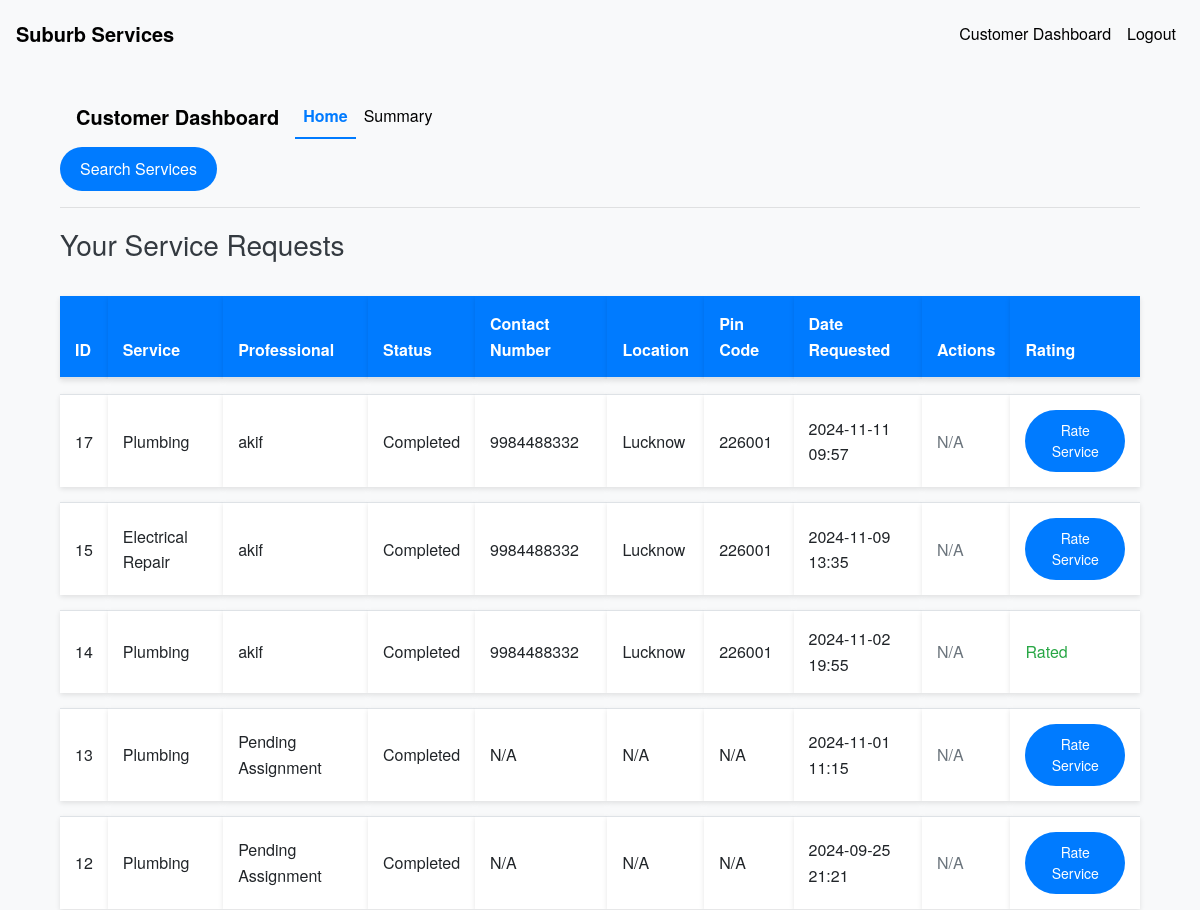
Page /customer/dashboard (signed in, upper part) on the earlier database version.
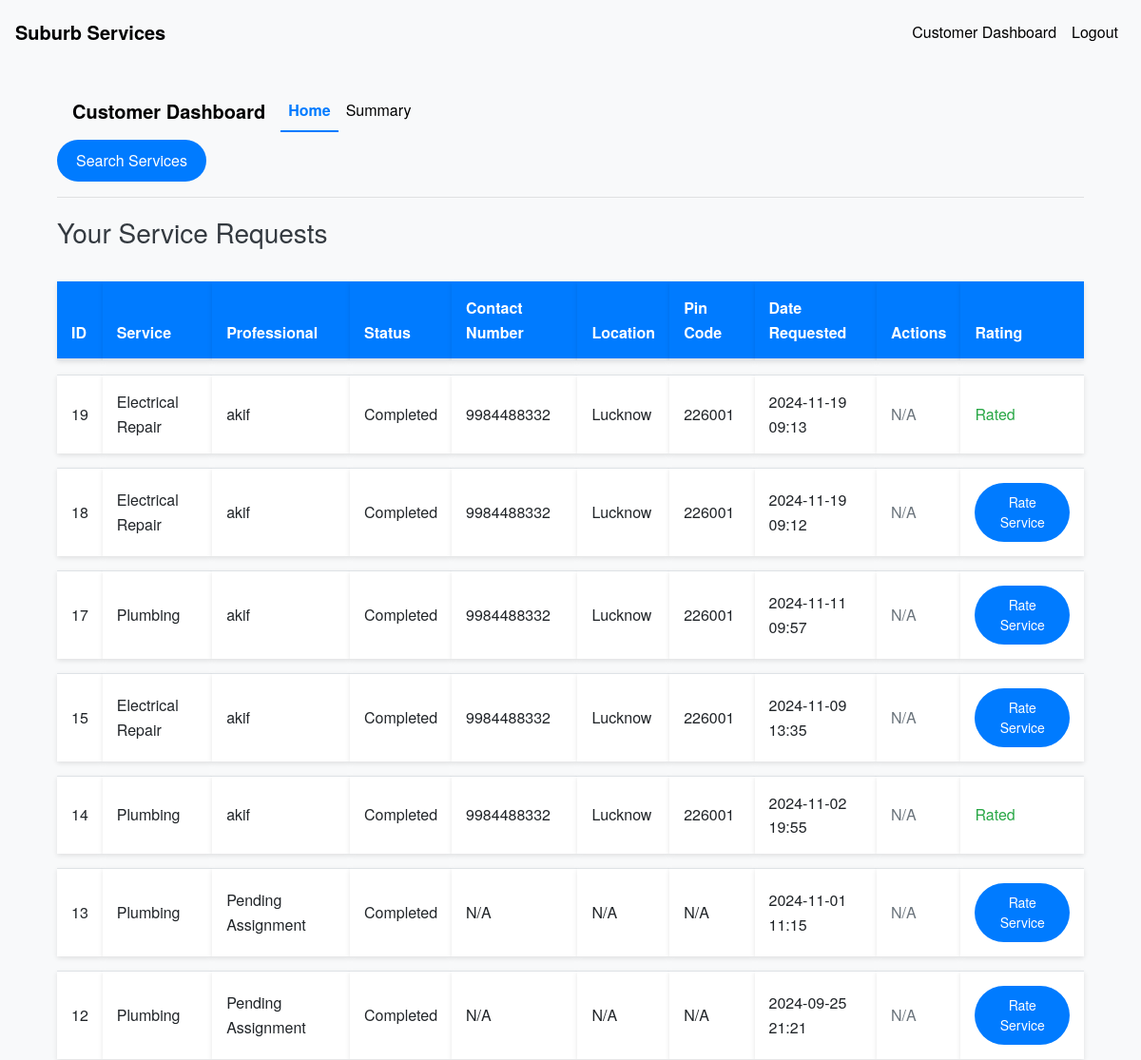
Same page on the later database version.
### models.py (models this page shows, shortened)
class ServiceRequest(db.Model):
    __tablename__ = 'service_requests'
    id = db.Column(db.Integer, primary_key=True)
    service_id = db.Column(db.Integer, db.ForeignKey('services.id'), nullable=False)
    customer_id = db.Column(db.Integer, db.ForeignKey('users.id'), nullable=False)
    professional_id = db.Column(db.Integer, db.ForeignKey('users.id'))
    service_status = db.Column(db.String(20), nullable=False, default='requested')
    service = db.relationship('Service', backref='service_requests')
    date_of_request = db.Column(db.DateTime, default=datetime.utcnow)
    date_of_completion = db.Column(db.DateTime)
    remarks = db.Column(db.Text)
    rating = db.Column(db.Integer)

class Service(db.Model):
    __tablename__ = 'services'
    id = db.Column(db.Integer, nullable =False, primary_key=True)
    name = db.Column(db.String(100), nullable=False)
    base_price = db.Column(db.Float, nullable=False)
    time_required = db.Column(db.Integer, nullable=False)
    description = db.Column(db.Text)

class User(UserMixin, db.Model):
    __tablename__ = 'users'
    id = db.Column(db.Integer, primary_key=True)
    username = db.Column(db.String(100), unique=True, nullable=False)
    password = db.Column(db.String(128), nullable=False)
    role = db.Column(db.String(20), nullable=False)
    is_active = db.Column(db.Boolean, default=True)
    date_created = db.Column(db.DateTime, default=datetime.utcnow)
    date_completed = db.Column(db.DateTime)
    contact_number = db.Column(db.String(15), nullable=True)
    location = db.Column(db.String(255), nullable=True)
    pin_code = db.Column(db.String(10), nullable=True)
    is_approved = db.Column(db.Boolean, default=False)
    service_type = db.Column(db.String(100))
    experience = db.Column(db.Integer)
    resume_filename = db.Column(db.String(200))
    approval_status = db.Column(db.String(50), default='pending')
    customer_service_requests = db.relationship('ServiceRequest', backref='customer', foreign_keys='ServiceRequest.customer_id', lazy='dynamic')
    professional_service_requests = db.relationship('ServiceRequest', backref='professional', foreign_keys='ServiceRequest.professional_id', lazy='dynamic')

### routes.py (the view)
@app.route('/customer/dashboard')
@login_required
def customer_dashboard():
    if current_user.role != 'customer':
        flash('Access denied.')
        return redirect(url_for('index'))
    service_requests = ServiceRequest.query.filter_by(customer_id=current_user.id).order_by(ServiceRequest.id.desc()).all()
    for request in service_requests:
        if request.professional_id:
            request.professional = User.query.get(request.professional_id)
    return render_template('customer_dashboard.html', service_requests=service_requests)

### app.py (called while the page is built)
@login_manager.user_loader
def load_user(user_id):
    return User.query.get(int(user_id))

### templates/customer_dashboard.html (shortened to what this page needs)
{% extends 'base.html' %}
{% block content %}
<div class="container mt-4">
    <nav class="navbar navbar-expand-lg navbar-light bg-light">
        <a class="navbar-brand" href="{{ url_for('customer_dashboard') }}">Customer Dashboard</a>
        <div class="collapse navbar-collapse" id="navbarNav">
            <ul class="navbar-nav">
                <li class="nav-item {% if request.endpoint == 'customer_dashboard' %}active{% endif %}">
                    <a class="nav-link" href="{{ url_for('customer_dashboard') }}">Home</a>
                </li>
                <li class="nav-item {% if request.endpoint == 'customer_summary' %}active{% endif %}">
                    <a class="nav-link" href="{{ url_for('customer_summary') }}">Summary</a>
                </li>
            </ul>
        </div>
    </nav>
    <p>
        <a href="{{ url_for('search_services') }}" class="btn btn-primary">Search Services</a>
    </p>
    <hr>
    <h3>Your Service Requests</h3>
    <table class="table table-striped">
        <thead>
            <tr>
                <th>ID</th>
                <th>Service</th>
                <th>Professional</th>
                <th>Status</th>
                <th>Contact Number</th>
                <th>Location</th>
                <th>Pin Code</th>
                <th>Date Requested</th>
                <th>Actions</th>
                <th>Rating</th>
            </tr>
        </thead>
        <tbody>
            {% for request in service_requests %}
            <tr>
                <td>{{ request.id }}</td>
                <td>{{ request.service.name }}</td>
                <td>
                    {% if request.professional %}
                    {{ request.professional.username }}
                    {% else %}
                    Pending Assignment
                    {% endif %}
                </td>
                <td>{{ request.service_status.capitalize() }}</td>
                <td>
                    {% if request.professional %}
                        {{ request.professional.contact_number }}
                    {% else %}
                        N/A
                    {% endif %}
                </td>
                <td>
                    {% if request.professional %}
                        {{ request.professional.location }}
                    {% else %}
                        N/A
                    {% endif %}
                </td>
                <td>
                    {% if request.professional %}
                        {{ request.professional.pin_code }}
                    {% else %}
                        N/A
                    {% endif %}
                </td>
                <td>{{ request.date_of_request.strftime('%Y-%m-%d %H:%M') }}</td>
                <td>
                    {% if request.service_status in ['requested', 'accepted'] %}
                    <form action="{{ url_for('cancel_request', request_id=request.id) }}" method="POST" style="display:inline;">
                        <button type="submit" class="btn btn-sm btn-danger" onclick="return confirm('Are you sure you want to cancel this request?');">Cancel</button>
                    </form>
                    {% else %}
                    <span class="text-muted">N/A</span>
                    {% endif %}
                </td>
                <td>
                    {% if request.service_status == 'completed' %}
                        {% if request.rating %}
                            <span class="text-success">Rated</span>
                        {% else %}
                            <button class="btn btn-primary btn-sm" data-toggle="modal" data-target="#rateModal{{ request.id }}">Rate Service</button>
                        {% endif %}
                    {% endif %}
                </td>
            </tr>
            {% endfor %}
        </tbody>
    </table>
</div>
{% endblock %}

Differences in the rows shown:
added ServiceRequest: id "19", service.name "Electrical Repair", professional.username "akif", service_status "Completed", professional.contact_number "9984488332", professional.location "Lucknow", professional.pin_code "226001", date_of_request "2024-11-19 09:13", shows "N/A", rating "Rated"
added ServiceRequest: id "18", service.name "Electrical Repair", professional.username "akif", service_status "Completed", professional.contact_number "9984488332", professional.location "Lucknow", professional.pin_code "226001", date_of_request "2024-11-19 09:12", shows "N/A"
